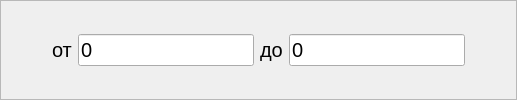
               <widget class="QFrame" name="projects_delay">
                <property name="frameShape">
                 <enum>QFrame::StyledPanel</enum>
                </property>
                <property name="frameShadow">
                 <enum>QFrame::Raised</enum>
                </property>
                <layout class="QHBoxLayout" name="horizontalLayout_4">
                 <item>
                  <spacer name="horizontalSpacer_3">
                   <property name="orientation">
                    <enum>Qt::Horizontal</enum>
                   </property>
                   <property name="sizeHint" stdset="0">
                    <size>
                     <width>40</width>
                     <height>20</height>
                    </size>
                   </property>
                  </spacer>
                 </item>
                 <item>
                  <widget class="QLabel" name="label_12">
                   <property name="font">
                    <font>
                     <pointsize>15</pointsize>
                    </font>
                   </property>
                   <property name="text">
                    <string>от</string>
                   </property>
                  </widget>
                 </item>
                 <item>
                  <widget class="QLineEdit" name="projects_delay_min">
                   <property name="font">
                    <font>
                     <pointsize>15</pointsize>
                     <weight>50</weight>
                     <bold>false</bold>
                    </font>
                   </property>
                   <property name="text">
                    <string>0</string>
                   </property>
                  </widget>
                 </item>
                 <item>
                  <widget class="QLabel" name="label_13">
                   <property name="font">
                    <font>
                     <pointsize>15</pointsize>
                    </font>
                   </property>
                   <property name="text">
                    <string>до</string>
                   </property>
                  </widget>
                 </item>
                 <item>
                  <widget class="QLineEdit" name="projects_delay_max">
                   <property name="font">
                    <font>
                     <pointsize>15</pointsize>
                     <weight>50</weight>
                     <bold>false</bold>
                    </font>
                   </property>
                   <property name="text">
                    <string>0</string>
                   </property>
                   <property name="frame">
                    <bool>true</bool>
                   </property>
                  </widget>
                 </item>
                 <item>
                  <spacer name="horizontalSpacer_4">
                   <property name="orientation">
                    <enum>Qt::Horizontal</enum>
                   </property>
                   <property name="sizeHint" stdset="0">
                    <size>
                     <width>40</width>
                     <height>20</height>
                    </size>
                   </property>
                  </spacer>
                 </item>
                </layout>
               </widget>
